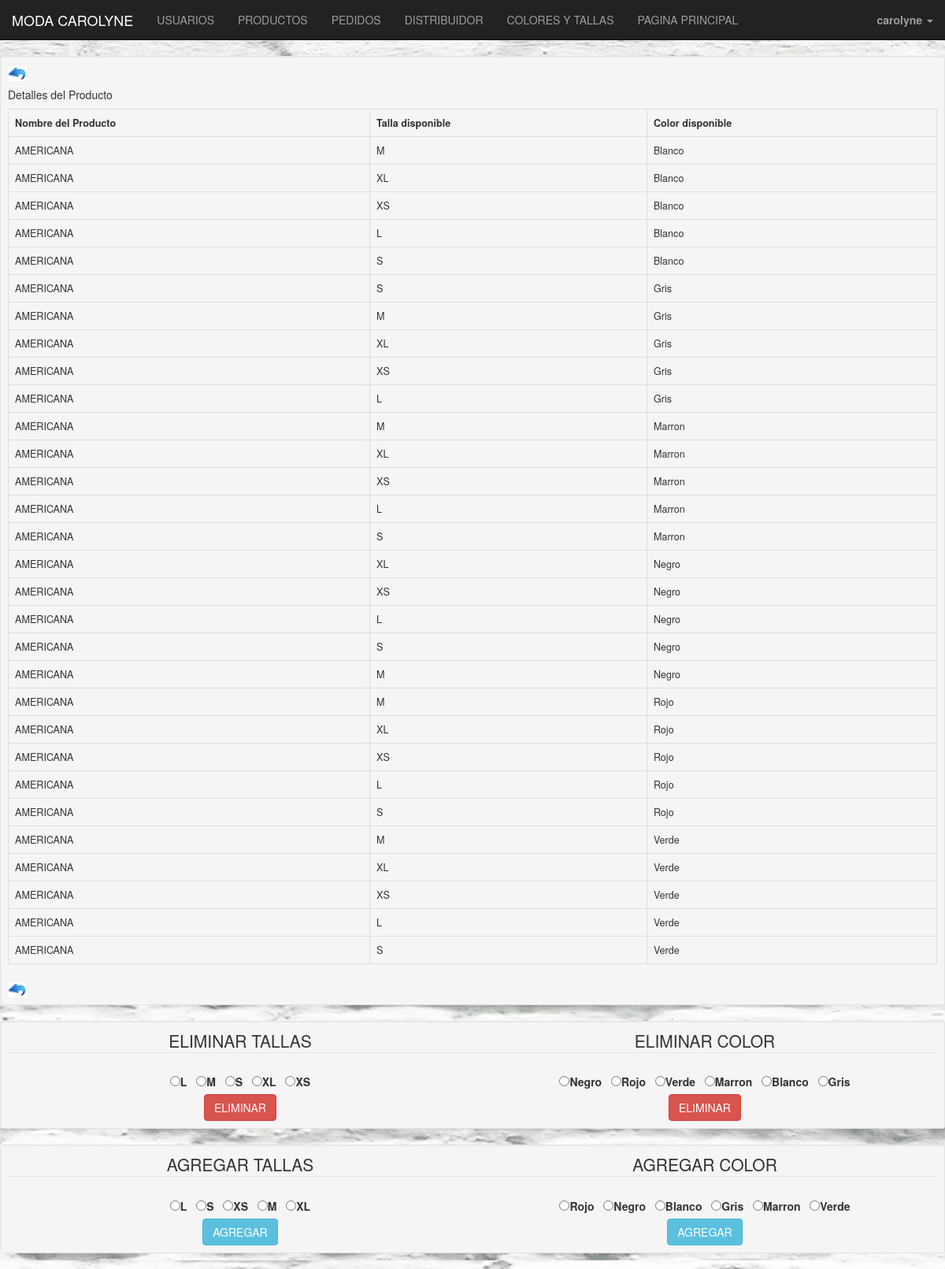
Screenshot of /administrador/detallecolor.php?deta=100 (signed in) with the database file from the repository.
### tables this page shows
CREATE TABLE IF NOT EXISTS `producto` (
  `codproducto` int(6) NOT NULL AUTO_INCREMENT,
  `coddistribuidor` int(6) NOT NULL,
  `nombre` varchar(50) NOT NULL,
  `descripcion` varchar(3000) NOT NULL,
  `stock` int(6) NOT NULL,
  `foto` varchar(200) NOT NULL,
  `categoria` varchar(30) NOT NULL,
  `precio` double(4,2) NOT NULL,
  `sexo` varchar(10) NOT NULL,
  PRIMARY KEY (`codproducto`),
  KEY `fk_producto_1_idx` (`coddistribuidor`)
);

CREATE TABLE IF NOT EXISTS `tallas` (
  `idtalla` int(4) NOT NULL DEFAULT '0',
  `nombretalla` varchar(10) DEFAULT NULL,
  PRIMARY KEY (`idtalla`)
);

CREATE TABLE IF NOT EXISTS `colores` (
  `idcolor` int(6) NOT NULL DEFAULT '0',
  `nombrecolor` varchar(20) DEFAULT NULL,
  PRIMARY KEY (`idcolor`)
);

### administrador/detallecolor.php (the view, shortened to what this page needs)
<?php
  include_once("../plantilla/db_configuration.php");
?>
<!DOCTYPE html>
<html lang="">
  <head>
    <link rel="stylesheet" href="http://maxcdn.bootstrapcdn.com/bootstrap/3.3.5/css/bootstrap.min.css">
      <link rel="stylesheet" href="../css/administrador.css">
    </head>
    <body>
      <?php
          include "../plantilla/cabeceradmin.php"
      ?>
      <?php
      if(isset($_GET["deta"])){
        $deta=$_GET["deta"];
        $connection = new mysqli($db_host, $db_user, $db_password, $db_name);
        $connection->set_charset("utf8");
        $consulta2="SELECT producto.nombre, producto.codproducto, colores.nombrecolor, tallas.nombretalla FROM producto, colores, tallas WHERE tallas.idtalla IN(SELECT tallas FROM tallasproducto WHERE codproducto = $deta) AND producto.codproducto = $deta AND colores.idcolor IN(SELECT idcolor FROM colorproducto WHERE codproducto = $deta) ORDER BY colores.nombrecolor ASC";
     $result2=$connection->query($consulta2);
  ?>
  <div class="col-mod-10 cold-offset-1">
      <div class="nav nav-tabs well well-sm" style="text-aling:center;">
          <a href="cyt.php" ><img src="../admin/atras.jpg"  width=2% height=2%></a>
        <h5>Detalles del Producto</h5>
        <div class="table-responsive">
          <table style="margin-top:-1%,text-align:center;font-size:90%" class="table table-hover table-bordered">
            <tr style="font-weight:bold">
              <td>Nombre del Producto</td>
              <td>Talla disponible</td>
              <td>Color disponible</td>
            </tr>
            <?php
            while ($obj2=$result2->fetch_object()) {
              echo "<tr>";
                echo "<td>$obj2->nombre</td>";
                echo "<td>$obj2->nombretalla</td>";
                echo "<td>$obj2->nombrecolor</td>";
              echo "</tr>";
            }
            ?>
          </table>
        </div>  <a href="cyt.php" ><img src="../admin/atras.jpg"  width=2% height=2%></a>
      </div>
  </div>
  <?php
  }
  ?>
    <div class="col-mod-10 cold-offset-1">
        <div class="nav nav-tabs well well-sm" style="text-aling:center;">
      <?php
      $consulta1="SELECT DISTINCT nombretalla ,p.codproducto,tp.tallas FROM tallas  t join tallasproducto tp  on
  tp.tallas=t.idtalla join producto p on p.codproducto=tp.codproducto where p.codproducto=$deta order by nombretalla";
   $result1=$connection->query($consulta1);
   echo "<div class='cuerpo'>";
   echo "<center><form name='myform' action='eliminar-talla.php'  method='POST'>";
   echo "<fieldset>";
   echo "<legend>ELIMINAR TALLAS</legend>";
   $obj1=$result1->fetch_object();
    while ($obj1) {
    echo "<label class='radi'>";
    echo  "<input id='ta' type='radio' name ='talla' value='$obj1->tallas'>$obj1->nombretalla<br>";
    echo "</label>";
	$obj1=$result1->fetch_object();
    }
    echo "  </fieldset>";
    echo "<center><button type='submit' class='btn btn-danger'>ELIMINAR</button></center>";
    echo "  </form></center>";
   echo "</div>";?>
     <?php
     $consulta3="SELECT DISTINCt nombrecolor,p.codproducto,cp.idcolor FROM  producto p join colorproducto cp on p.codproducto=cp.codproducto join
       colores c on c.idcolor=cp.idcolor where p.codproducto=$deta order by nombre";
   $result3=$connection->query($consulta3);
   echo "<div class='cuerpo'>";
  echo "<center><form name='myform1' action='eliminacolor.php'  method='POST'>";
   echo "<fieldset>";
   echo "<legend>ELIMINAR COLOR</legend>";
   $obj3=$result3->fetch_object();
       while ($obj3) {
   echo "<label class='radi' >";
   echo  "<input id=color  type='radio'  name='color' value='$obj3->idcolor'>$obj3->nombrecolor<br>";
   echo "</label>";
	$obj3=$result3->fetch_object();
   }
   echo "  </fieldset>";
   echo "<center><button type='submit' class='btn btn-danger'>ELIMINAR</button></center>";
   echo "  </form><center>";
    echo "</div>";
  ?>
</div>
  </div>
  <div class="col-mod-10 cold-offset-1">
      <div class="nav nav-tabs well well-sm" style="text-aling:center;">
    <?php
    $consulta4="SELECT DISTINCT nombretalla ,tp.tallas FROM tallas  t join tallasproducto tp  on
tp.tallas=t.idtalla join producto p on p.codproducto=tp.codproducto ";
 $result4=$connection->query($consulta4);
 echo "<div class='cuerpo'>";
 echo "<center><form name='myform' action='agrega-talla.php'  method='POST'>";
 echo "<fieldset>";
 echo "<legend>AGREGAR TALLAS</legend>";
 $obj4=$result4->fetch_object();
  while ($obj4) {
 echo "<label class='radi'>";
 echo  "<input id='ta'  type='radio'name ='talla' value='$obj4->tallas'>$obj4->nombretalla<br>";
 echo "</label>";
$obj4=$result4->fetch_object();
  }
  echo "  </fieldset>";
  echo "<center><button type='submit' class='btn btn-info'>AGREGAR</button></center>";
  echo "  </form></center>";
 echo "</div>";?>
   <?php
   $consulta3="SELECT DISTINCt nombrecolor,cp.idcolor FROM  producto p join colorproducto cp on p.codproducto=cp.codproducto join
     colores c on c.idcolor=cp.idcolor order by nombre";
 $result3=$connection->query($consulta3);
 echo "<div class='cuerpo'>";
echo "<center><form name='myform1' action='agregacolor.php'  method='POST'>";
 echo "<fieldset>";
 echo "<legend>AGREGAR  COLOR</legend>";
 $obj3=$result3->fetch_object();
 while ($obj3) {
 echo "<label class='radi' >";
 echo  "<input id=color type='radio'  name='color' value='$obj3->idcolor'>$obj3->nombrecolor<br>";
 echo "</label>";
$obj3=$result3->fetch_object();
 }
 echo "  </fieldset>";
 echo "<center><button type='submit' class='btn btn-info'>AGREGAR</button></center>";
 echo "  </form><center>";
  echo "</div>";
?>
</div>
</div>
    </body>
    </html>

### css1/administrador.css (style rules this page uses)
body { background-image: url("../imagenes/fondo.jpg") }
.cuerpo { float:left; width: 50%; }
.radi { margin: 1%; }

### rows the page displays
producto: nombre "AMERICANA", tallas.nombretalla "M", colores.nombrecolor "Blanco", tallas.nombretalla "XL", tallas.nombretalla "XS", tallas.nombretalla "L", tallas.nombretalla "S", colores.nombrecolor "Gris", colores.nombrecolor "Marron", colores.nombrecolor "Negro", colores.nombrecolor "Rojo", colores.nombrecolor "Verde", nombretalla "L", nombretalla "M", nombretalla "S", nombretalla "XL", nombretalla "XS", nombrecolor "Negro", nombrecolor "Rojo", nombrecolor "Verde", nombrecolor "Marron", nombrecolor "Blanco", nombrecolor "Gris"

### other values shown
$_SESSION['nombre'] "carolyne"
$obj4->nombretalla "L"
$obj4->nombretalla "S"
$obj4->nombretalla "XS"
$obj4->nombretalla "M"
$obj4->nombretalla "XL"
$obj3->nombrecolor "Rojo"
$obj3->nombrecolor "Negro"
$obj3->nombrecolor "Blanco"
$obj3->nombrecolor "Gris"
$obj3->nombrecolor "Marron"
$obj3->nombrecolor "Verde"
